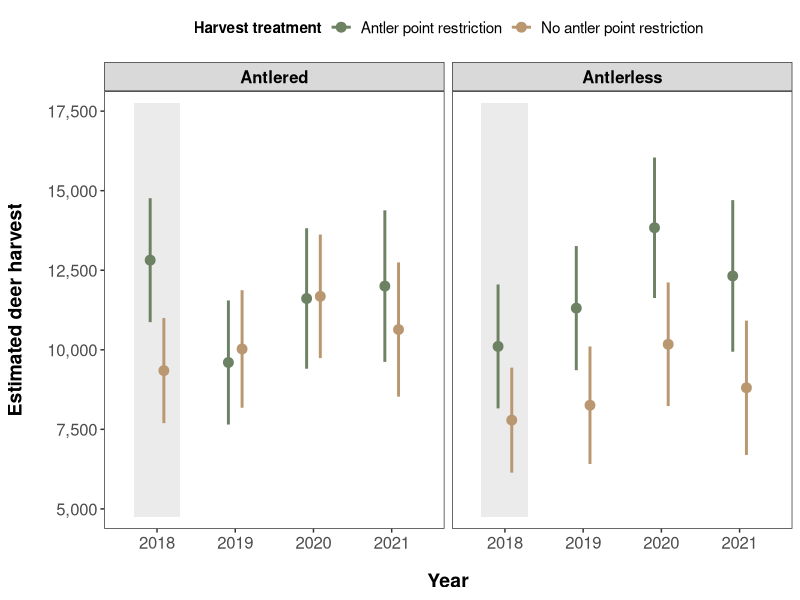
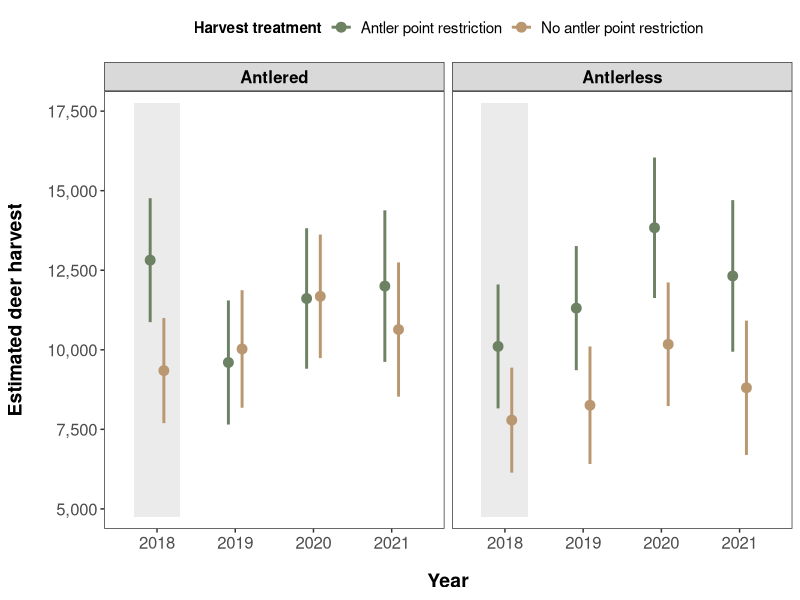

Write the R code that produced these figures, in order.

##################################################
################# Harvest Plots ##################
##################################################

# Load packages.
library(ggplot2)
library(dplyr)
library(stringr)
library(scales)

# Read in harvest data (provided by MDNR).
harvest <- read.csv("MDNR_Harvest_Estimates.csv")

# Pull out 95% confidence intervals from the data.
harvest <- mutate(harvest, l95 = Harvest - CL95)
harvest <- mutate(harvest, u95 = Harvest + CL95)

# Rename the treatment and control areas (for clarity).
harvest <- harvest %>%
  mutate(Zone = recode(Zone, "APR" = "Antler point restriction", "Non-APR" = "No antler point restriction"))

# Plot antlerless and antlered harvest side by side; and highlight the baseline year before the treatment.
harvest.plot <- ggplot(harvest, aes(x = Year, y = Harvest, color = Zone)) +
  geom_rect(xmin = 2017.7, xmax = 2018.3, ymin = 4750, ymax = 17750, 
            fill = "gray", alpha = 0.045, color = NA) + # Add a vertical gray rectangle to highlight baseline year.
  geom_errorbar(aes(ymin = l95, ymax = u95), width = 0, position = position_dodge(width = 0.35), size = 1) + 
  geom_point(position = position_dodge(width = 0.35), size = 3) +
  labs(x = "Year", y = "Estimated deer harvest") + 
  theme_bw() +
  theme(axis.title.x = element_text(face = "bold", size = 14, margin = margin(t = 15)),
        axis.title.y = element_text(face = "bold", size = 14, margin = margin(r = 15)),
        axis.text = element_text(size = 12),
        legend.text = element_text(size = 11),
        legend.title = element_text(size = 11, face = "bold"),
        legend.position = "top", 
        legend.justification = "top",
        panel.grid.major = element_blank(), 
        panel.grid.minor = element_blank(), 
        strip.text.x = element_text(size = 12, face = "bold", color = "black"),
        strip.text.y = element_text(size = 12, face = "bold", color = "black")) +
  scale_y_continuous(label = scales::comma, 
                     breaks = c(5000, 7500, 10000, 12500, 15000, 17500),  # Modify y breaks.
                     limits = c(5000, 17500)) +  # Specify y limits.
  scale_x_continuous(expand = expansion(add = c(0.5, 0.5)),  # Add some extra space.
                     breaks = c(2018, 2019, 2020, 2021)) +  # Specify x breaks.
  scale_color_manual(values = c("#6D8163", "#B99771"), # Customize colors.
                     name = "Harvest treatment") +
  scale_fill_manual(values = c("#6D8163", "#B99771"), 
                    name = "Harvest treatment") +
  facet_wrap(~factor(Class)) 

# Take a look at the final figure.
harvest.plot

# Save the plot (and scale it to fit in a Word doc nicely). Note that the resolution was reduced to accommodate GitHub size restrictions.
tiff(filename = "Figure_04.tiff", res = 300, units="in", width=6.5, height=4) 
print(harvest.plot)
dev.off()